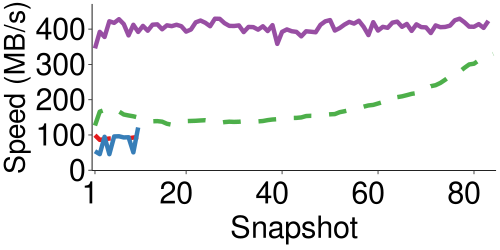

The R source for this figure:
library(grid)
library(ggplot2)
library(extrafont)
require(scales)
font_import()
loadfonts()

mywidth=5
myheight=2.5
my_value=c(1,2,3,4,5)
my_line=c("dashed","solid","dashed","solid","solid")

abbrev_x <- c(1,expression(2^3), expression(2^6),expression(2^9),expression(2^12),expression(2^15))

if(T){
    x1 <- read.table("trace_download.data",header=TRUE)
    cairo_pdf(file="trace_download.pdf", width=mywidth, height=myheight)
    x1$Type <- factor(x1$Type, levels=c("FSL", "MS", "Linux", "Couch"))
    ggplot(data=x1, aes(x=as.factor(BatchSize), y=Performance,shape=Type, linetype=Type, colour=Type, group=Type), log= "x") +
    geom_line(size=1.5)  + 
    # geom_point(size=1, stroke=1.5, fill="white") +
    scale_shape_manual(values=c(my_value)) +
    scale_colour_brewer(palette="Set1") +
    scale_linetype_manual(values=c(my_line)) +
    coord_cartesian(ylim=c(21, 450)) +
    scale_y_continuous(breaks=seq(0, 400, 100), labels=format(seq(0, 400, 100), scientific=FALSE)) +
    scale_x_discrete(labels=c(1,20,40,60,80), breaks=c(1,20,40,60,80)) + 
    ylab('Speed (MiB/s)') +
    xlab("Snapshot") +
    theme_bw() +
    theme(
        panel.grid.major=element_blank(), 
        panel.grid.minor=element_blank(),
	    panel.background=element_blank(), 
	    # panel.border=element_rect(size=0.5),
	    panel.border = element_blank(),
	    axis.line=element_line(colour="black", size=0.3),
	    axis.ticks=element_line(size=0.3),
        axis.title.x=element_text(size=22),
        axis.text.x=element_text(margin=margin(5,0,0,0), hjust=0.8, colour="black", size=22),
        axis.title.y=element_text(size=20.4,  hjust=0.5),
        axis.text.y=element_text(margin=margin(0, 2, 0, 0), colour="black",size=22),
        legend.title = element_blank(),
        legend.position="none",
        plot.margin=unit(c(0.1,0.1,0.1,0.1), "cm")
    )
}
